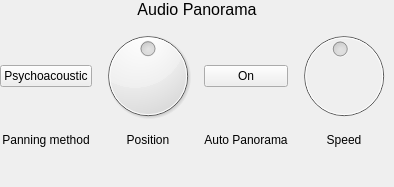
          <widget class="QWidget" name="panoramaTab">
           <attribute name="title">
            <string>Panorama</string>
           </attribute>
           <layout class="QGridLayout" name="gridLayout_7">
            <property name="leftMargin">
             <number>0</number>
            </property>
            <property name="topMargin">
             <number>0</number>
            </property>
            <property name="rightMargin">
             <number>0</number>
            </property>
            <property name="bottomMargin">
             <number>0</number>
            </property>
            <item row="0" column="0">
             <widget class="QLabel" name="panoramaAudioPanoramaLabel">
              <property name="font">
               <font>
                <pointsize>12</pointsize>
               </font>
              </property>
              <property name="text">
               <string>Audio Panorama</string>
              </property>
              <property name="alignment">
               <set>Qt::AlignCenter</set>
              </property>
             </widget>
            </item>
            <item row="2" column="0">
             <spacer name="panoramaVSpacer_1">
              <property name="orientation">
               <enum>Qt::Vertical</enum>
              </property>
              <property name="sizeHint" stdset="0">
               <size>
                <width>20</width>
                <height>40</height>
               </size>
              </property>
             </spacer>
            </item>
            <item row="1" column="0">
             <layout class="QHBoxLayout" name="panoramaLayout">
              <item>
               <layout class="QVBoxLayout" name="panoramaPanMethodLayout">
                <item>
                 <spacer name="panoramaPanVSpacer_1">
                  <property name="orientation">
                   <enum>Qt::Vertical</enum>
                  </property>
                  <property name="sizeType">
                   <enum>QSizePolicy::Preferred</enum>
                  </property>
                  <property name="sizeHint" stdset="0">
                   <size>
                    <width>20</width>
                    <height>40</height>
                   </size>
                  </property>
                 </spacer>
                </item>
                <item>
                 <widget class="QPushButton" name="panoramaPanningMethodButton">
                  <property name="focusPolicy">
                   <enum>Qt::TabFocus</enum>
                  </property>
                  <property name="text">
                   <string>Psychoacoustic</string>
                  </property>
                 </widget>
                </item>
                <item>
                 <spacer name="panoramaPanVSpacer_2">
                  <property name="orientation">
                   <enum>Qt::Vertical</enum>
                  </property>
                  <property name="sizeType">
                   <enum>QSizePolicy::Preferred</enum>
                  </property>
                  <property name="sizeHint" stdset="0">
                   <size>
                    <width>20</width>
                    <height>40</height>
                   </size>
                  </property>
                 </spacer>
                </item>
                <item>
                 <widget class="QLabel" name="panoramaPanMethodLabel">
                  <property name="sizePolicy">
                   <sizepolicy hsizetype="Minimum" vsizetype="Fixed">
                    <horstretch>0</horstretch>
                    <verstretch>0</verstretch>
                   </sizepolicy>
                  </property>
                  <property name="text">
                   <string>Panning method</string>
                  </property>
                  <property name="alignment">
                   <set>Qt::AlignBottom|Qt::AlignHCenter</set>
                  </property>
                 </widget>
                </item>
               </layout>
              </item>
              <item>
               <layout class="QVBoxLayout" name="panoramaPositionLayout">
                <item>
                 <widget class="QDial" name="panoramaPositionDial">
                  <property name="focusPolicy">
                   <enum>Qt::TabFocus</enum>
                  </property>
                  <property name="minimum">
                   <number>-1000</number>
                  </property>
                  <property name="maximum">
                   <number>1000</number>
                  </property>
                  <property name="pageStep">
                   <number>10</number>
                  </property>
                  <property name="value">
                   <number>0</number>
                  </property>
                  <property name="sliderPosition">
                   <number>0</number>
                  </property>
                  <property name="tracking">
                   <bool>true</bool>
                  </property>
                 </widget>
                </item>
                <item>
                 <widget class="QLabel" name="panoramaPositionLabel">
                  <property name="sizePolicy">
                   <sizepolicy hsizetype="Minimum" vsizetype="Fixed">
                    <horstretch>0</horstretch>
                    <verstretch>0</verstretch>
                   </sizepolicy>
                  </property>
                  <property name="text">
                   <string>Position</string>
                  </property>
                  <property name="alignment">
                   <set>Qt::AlignBottom|Qt::AlignHCenter</set>
                  </property>
                 </widget>
                </item>
               </layout>
              </item>
              <item>
               <layout class="QVBoxLayout" name="panoramaAutoPanVLayout">
                <item>
                 <spacer name="panoramaPanVSpacer_4">
                  <property name="orientation">
                   <enum>Qt::Vertical</enum>
                  </property>
                  <property name="sizeType">
                   <enum>QSizePolicy::Preferred</enum>
                  </property>
                  <property name="sizeHint" stdset="0">
                   <size>
                    <width>20</width>
                    <height>40</height>
                   </size>
                  </property>
                 </spacer>
                </item>
                <item>
                 <widget class="QPushButton" name="panoramaAutoPanoramaButton">
                  <property name="focusPolicy">
                   <enum>Qt::TabFocus</enum>
                  </property>
                  <property name="text">
                   <string>On</string>
                  </property>
                 </widget>
                </item>
                <item>
                 <spacer name="panoramaPanVSpacer_3">
                  <property name="orientation">
                   <enum>Qt::Vertical</enum>
                  </property>
                  <property name="sizeType">
                   <enum>QSizePolicy::Preferred</enum>
                  </property>
                  <property name="sizeHint" stdset="0">
                   <size>
                    <width>20</width>
                    <height>40</height>
                   </size>
                  </property>
                 </spacer>
                </item>
                <item>
                 <widget class="QLabel" name="panoramaAutoPanLabel">
                  <property name="text">
                   <string>Auto Panorama</string>
                  </property>
                  <property name="alignment">
                   <set>Qt::AlignBottom|Qt::AlignHCenter</set>
                  </property>
                 </widget>
                </item>
               </layout>
              </item>
              <item>
               <layout class="QVBoxLayout" name="panoramaSpeedLayout">
                <item>
                 <widget class="QDial" name="panoramaSpeedDial">
                  <property name="enabled">
                   <bool>false</bool>
                  </property>
                  <property name="focusPolicy">
                   <enum>Qt::TabFocus</enum>
                  </property>
                  <property name="toolTip">
                   <string>Pan position rate</string>
                  </property>
                  <property name="statusTip">
                   <string/>
                  </property>
                  <property name="whatsThis">
                   <string/>
                  </property>
                  <property name="minimum">
                   <number>10</number>
                  </property>
                  <property name="maximum">
                   <number>200</number>
                  </property>
                  <property name="pageStep">
                   <number>1</number>
                  </property>
                  <property name="value">
                   <number>100</number>
                  </property>
                 </widget>
                </item>
                <item>
                 <widget class="QLabel" name="panoramaSpeedLabel">
                  <property name="sizePolicy">
                   <sizepolicy hsizetype="Preferred" vsizetype="Fixed">
                    <horstretch>0</horstretch>
                    <verstretch>0</verstretch>
                   </sizepolicy>
                  </property>
                  <property name="text">
                   <string>Speed</string>
                  </property>
                  <property name="alignment">
                   <set>Qt::AlignBottom|Qt::AlignHCenter</set>
                  </property>
                 </widget>
                </item>
               </layout>
              </item>
             </layout>
            </item>
           </layout>
          </widget>
